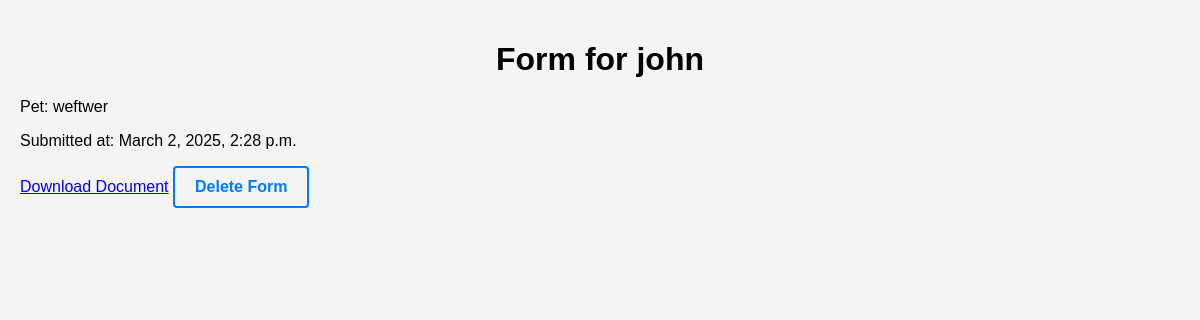
Screenshot of /dashboard/upload_form/5/ with the database file from the repository.
### dashboard/models.py (models this page shows, shortened)
class UploadForm(models.Model):
    client = models.ForeignKey(Client, on_delete=models.CASCADE)
    pet = models.ForeignKey(Pet, on_delete=models.CASCADE, null=True, blank=True)
    document = models.FileField(upload_to='uploads/')
    submitted_at = models.DateTimeField(auto_now_add=True)

class Client(models.Model):
    name = models.CharField(max_length=100)
    email = models.EmailField()
    phone = models.CharField(max_length=20)

class Pet(models.Model):
    name = models.CharField(max_length=100)
    breed = models.CharField(max_length=100)
    age = models.IntegerField()
    owner = models.ForeignKey(Client, on_delete=models.CASCADE)
    notes = models.TextField(blank=True, null=True)

### dashboard/views.py (the view)
# urls.py: path('dashboard/upload_form/<int:upload_form_id>/', views.upload_form_detail, name='upload_form_detail'),
def upload_form_detail(request, upload_form_id):
    upload_form = get_object_or_404(UploadForm, id=upload_form_id)
    return render(request, 'dashboard/upload_form_detail.html', {'upload_form': upload_form})

### dashboard/templates/dashboard/upload_form_detail.html (shortened to what this page needs)
<!DOCTYPE html>
<html>
<head>
    {% load static %}
    <link rel="stylesheet" type="text/css" href="{% static 'css/style.css' %}">
</head>
<body>
    <div class="container">
        <h1>Form for {{ upload_form.client.name }}</h1>
        <p>Pet: {{ upload_form.pet.name }}</p>
        <p>Submitted at: {{ upload_form.submitted_at }}</p>
        <a href="{{ upload_form.document.url }}">Download Document</a>
        <a href="{% url 'delete_upload_form' upload_form.id %}" class="delete-button">Delete Form</a>
    </div>
</body>
</html>

### dashboard/static/css/style.css (style rules this page uses)
body { font-family: Arial, sans-serif; background-color: #f4f4f4; margin: 0; padding: 0; color: #000; }
.container { max-width: 1200px; margin: 0 auto; padding: 20px; }
h1 { text-align: center; margin-bottom: 20px; color: #000; }
.add-button, .delete-button { display: inline-block; margin-bottom: 10px; padding: 10px 20px; border: 2px solid #007bff; color: #007bff; text-decoration: none; border-radius: 4px; font-weight: bold; text-align: center; background-color: transparent; }

### rows the page displays
UploadForm: client.name "john", pet.name "weftwer", submitted_at "March 2, 2025, 2:28 p.m."
